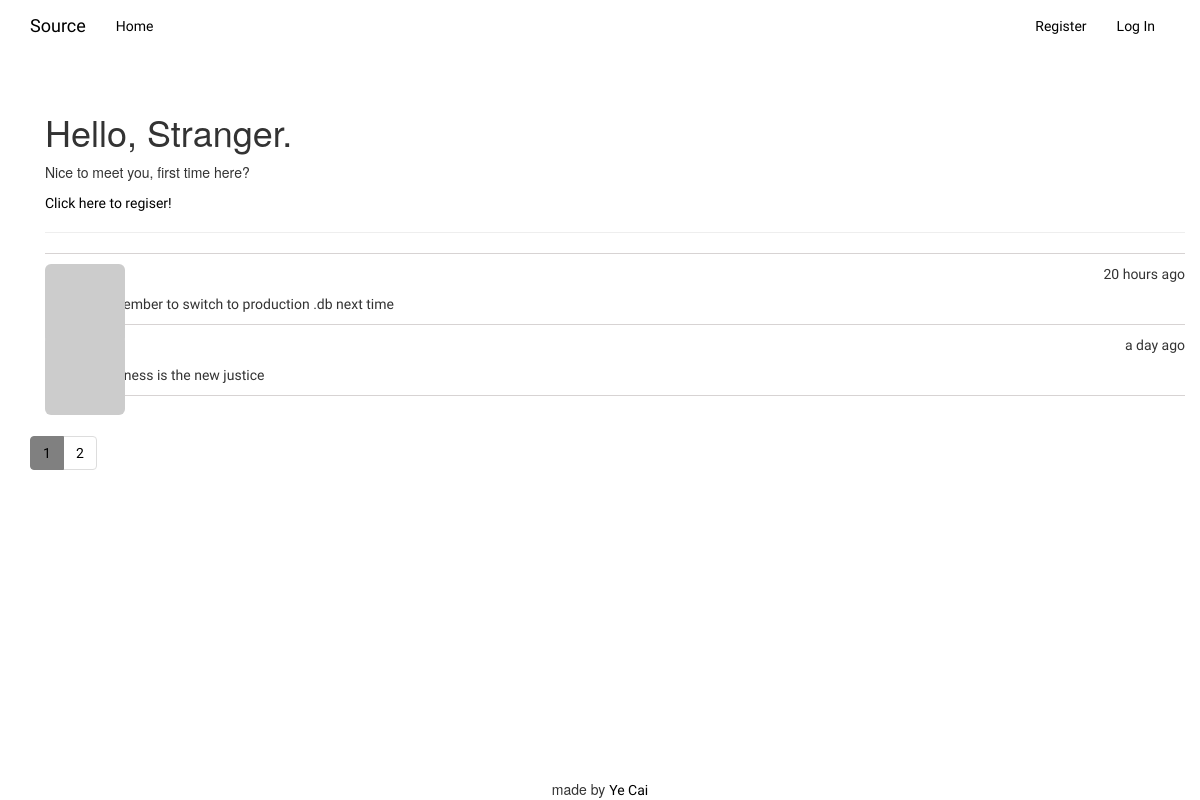
The page / on the database its author committed.
### app/models.py (models this page shows)
class Post(db.Model):
    __tablename__ = 'posts'
    id = db.Column(db.Integer, primary_key=True)
    body = db.Column(db.Text)
    timestamp = db.Column(db.DateTime, index=True, default=datetime.utcnow)
    author_id = db.Column(db.Integer, db.ForeignKey('users.id'))

### app/main/views.py (the view)
@main.route('/', methods=['GET', 'POST'])
def index():
    form = PostForm()
    if current_user.can(Permission.WRITE) and form.validate_on_submit():
        post = Post(body=form.body.data,
                    author=current_user._get_current_object())
        db.session.add(post)
        db.session.commit()
        return redirect(url_for('.index'))
    page = request.args.get('page', 1, type=int)
    pagination = Post.query.order_by(Post.timestamp.desc()).paginate(
        page, per_page=current_app.config['POSTS_PER_PAGE'], error_out=False)
    posts = pagination.items
    return render_template('index.html', form=form, posts=posts,
                           Permission=Permission, pagination=pagination)

### app/auth/views.py (called while the page is built)
@auth.before_app_request
def before_request():
    if current_user.is_authenticated:
        current_user.ping()
        if not current_user.confirmed\
            and request.endpoint\
            and request.blueprint != 'auth'\
            and request.endpoint != 'static':
                return redirect(url_for('auth.unconfirmed'))

### app/models.py (called while the page is built)
    def gravatar_hash(self):
        return hashlib.md5(self.email.lower().encode('utf-8')).hexdigest()

    def gravatar(self, size=100, default='identicon', rating='g'):
        if request.is_secure:
            url = 'https://secure.gravatar.com/avatar'
        else:
            url = 'http://www.gravatar.com/avatar'
        hash = self.avatar_hash or self.gravatar_hash()
        return '{url}/{hash}?s={size}&d={default}&r={rating}'.format(
            url=url, hash=hash, size=size, default=default, rating=rating)

    def can(self, permissions):
        return False

### app/templates/index.html (shortened to what this page needs)
{% extends "base.html" %}
{% import "bootstrap/wtf.html" as wtf %}
{% block page_content %}
<div class="container">
  <div class="page-header">
    {% if current_user.is_authenticated %}
            <h1>Hello, {{ current_user.username|capitalize }}!</h1>
            <p>Welcome back!</p>
    {% else %}
            <h1>Hello, Stranger.</h1>
            <p>Nice to meet you, first time here?</p>
            <p><a href="{{ url_for('auth.register') }}">Click here to regiser!</a></p>
    {% endif %}
  </div>
    {% include '_posts.html' %}
</div>
{% endblock %}

### app/templates/_posts.html (shortened to what this page needs)
<ul class="posts">
    {% for post in posts %}
    <li class="post">
        <div class="post-thumbnail">
            <a href="{{ url_for('.user', username=post.author.username) }}">
                <img src="{{ post.author.gravatar(size=40) }}" class="img-rounded profile-thumbnail">
            </a>
        </div>
        <div class="post-content">
            <div class="post-date">{{ moment(post.timestamp).fromNow() }}</div>
            <div class="post-author">
                <a href="{{ url_for('.user', username=post.author.username) }}">
                </a>
            </div>
            <div class="post-body">{{ post.body }}</div>
            </div>
    </li>
    {% endfor %}
</ul>

### app/static/style.css (style rules this page uses)
a { font-family:Electrolize; color: black !important; }
div>ul>li>div>a { font-family: Electrolize; }
.profile-thumbnail { position: absolute; padding: 0; }
div.post-thumbnail { position: absolute; }
div.post-date { float: right; }
div.post-author { margin: 10px 50px; font-weight: bold; }
div.post-body { margin: 0px 50px 10px; }
ul.posts { list-style-type: none !important; margin: 16px 0px 0px 0px; border-top: 1px solid #d7d3d3; padding: 0; font-family: Electrolize; }
li.post { //margin: 20px 10px 10px 10px; border-bottom: 1px solid #d7d3d3; }

### rows shown on the page
Post: timestamp "20 hours ago", body "Remember to switch to production .db next time"
Post: timestamp "a day ago", body "Cuteness is the new justice"

### other values the page prints
{{ p }} "1"
{{ p }} "2"
